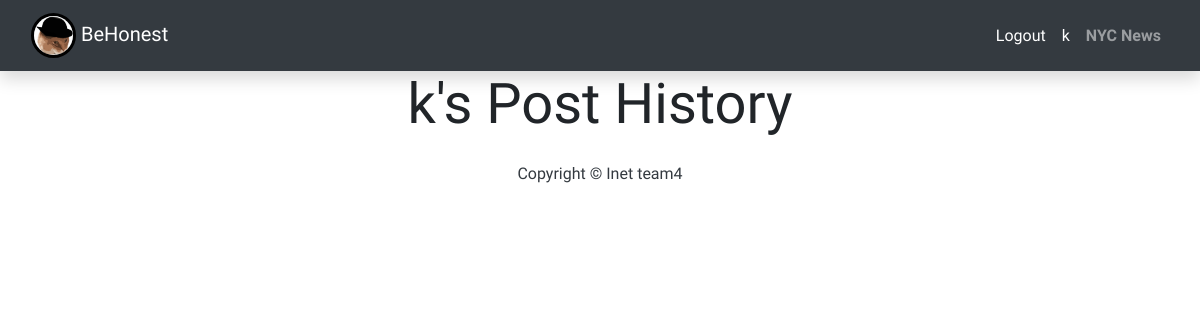
The page /home/profile/k on the database as committed earlier.
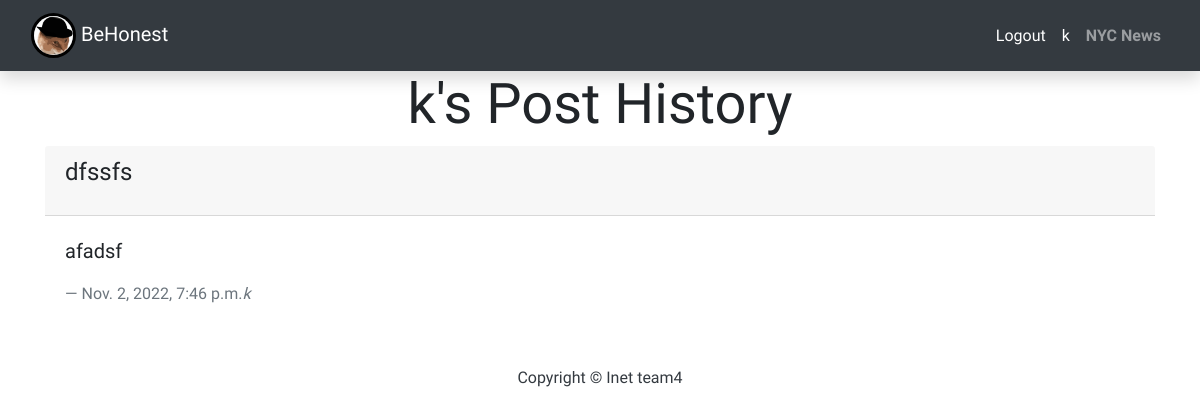
The same page on the database as committed later.
### post/models.py (models this page shows, shortened)
class Post(models.Model):
    title = models.CharField(max_length=200)
    author = models.ForeignKey(
        User, on_delete=models.CASCADE, related_name="blog_posts"
    )
    content = models.TextField()
    created_on = models.DateTimeField(auto_now_add=True)
    likes = models.ManyToManyField(User, related_name="post_post")
    dislikes = models.ManyToManyField(User, related_name="blog_post")
    class Meta:
        ordering = ["-created_on"]

### post/views.py (the view)
# urls.py: path("profile/<str:pk>", views.profile, name="profile"),
def profile(request, pk):
    user = User.objects.get(username=pk)
    logged_in_user_posts = Post.objects.filter(author=user)
    context = {
        "user": user,
        "posts": logged_in_user_posts,
    }
    return render(request, "profile.html", context)

### post/templates/profile.html (shortened to what this page needs)
{% extends 'base.html' %}
{% block content %}
    <h2 class = "display-4 text-center"> {{ user.username }}'s Post History</h2>
    <div class = "container"
        <div class = "card">
            {% for post in posts %}
                <div class="card-header">
                    <h4>{{ post.title }}</p>
                </div>
                <div class="card-body">
                    <blockquote class = "blockquote mb-0">
                        <p>{{ post.content }}</p>
                        <footer class="blockquote-footer">{{post.created_on}}<cite title="Source Title">{{post.author.username}}</cite></footer>
                    </blockquote>
                </div>
                <br>
            {% endfor %}
        </div>
{% endblock %}

Rows that differ between the two databases and show on the page:
added Post: title "dfssfs", content "afadsf", created_on "Nov. 2, 2022, 7:46 p.m.", author.username "k"
